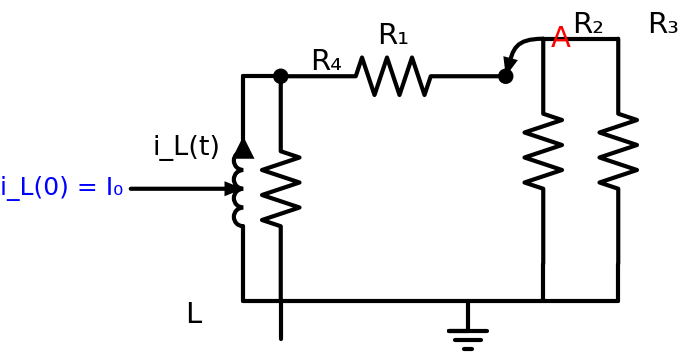

Python code for this plot:
"""
Q3-V3: RL Natural Response — Complex Resistor Network
Inductor L with initial condition i_L(0) = I0.
L → top rail → R4 to ground, R1 → Node A → R2 to ground, R3 to ground.
No external source (natural/free response).
"""
import schemdraw
import schemdraw.elements as elm

with schemdraw.Drawing() as d:
    d.config(unit=3, fontsize=14, font='sans-serif')

    # Inductor on the left (vertical, with initial condition)
    ind = d.add(elm.Inductor().up().label('L', loc='left', ofst=(0, 0.6)))

    # Top rail
    d += elm.Line().right().length(0.5).at(ind.end)

    # R4 vertical to ground (shunt)
    d += elm.Dot()
    d.push()
    d += elm.Resistor().down().label('R₄', loc='right', ofst=(0, 0.6))
    d += elm.Line().down().length(0.5)
    d.pop()

    # R1 horizontal to Node A
    d += elm.Resistor().right().label('R₁')

    # Node A junction
    nodeA = d.add(elm.Dot())
    d.add(elm.Annotate().at(nodeA.center).delta(0.5, 0.5).label('A', color='red', fontsize=14))

    # R2 vertical to ground from Node A
    d.push()
    d += elm.Resistor().down().label('R₂', loc='right', ofst=(0, 0.6))
    d += elm.Line().down().length(0.5)
    d.pop()

    # R3 continues right then to ground
    d += elm.Line().right().length(1)
    d += elm.Resistor().down().label('R₃', loc='right', ofst=(0, 0.6))
    d += elm.Line().down().length(0.5)

    # Bottom return rail
    d += elm.Line().left().length(2)
    d += elm.Ground()
    d += elm.Line().left().tox(ind.start)
    d += elm.Line().up().toy(ind.start)

    # Current arrow
    d.add(elm.CurrentLabelInline(direction='in').at(ind.end).label('i_L(t)', fontsize=13))

    # Initial condition annotation
    d.add(elm.Annotate().at(ind.center).delta(-1.5, 0).label('i_L(0) = I₀', fontsize=12, color='blue'))

    d.save('q3_v3_rl_natural.svg')
